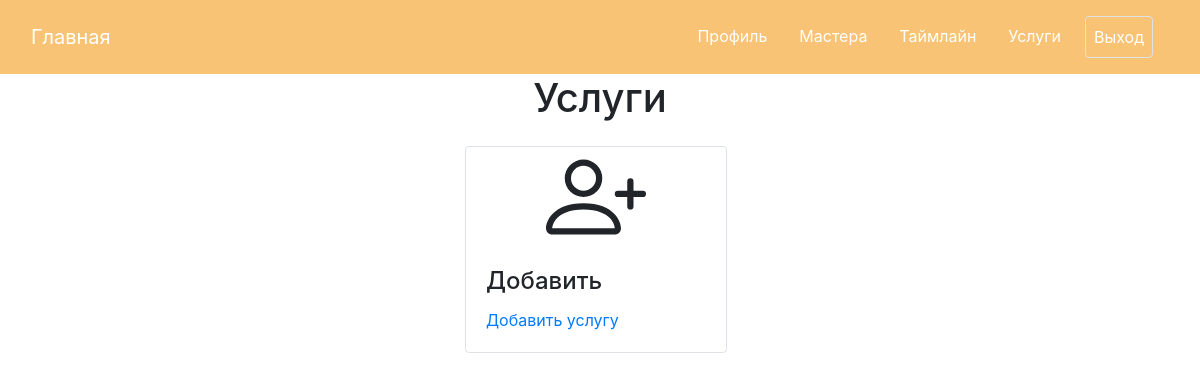
Before: /profile/process (signed in) with the older database file.
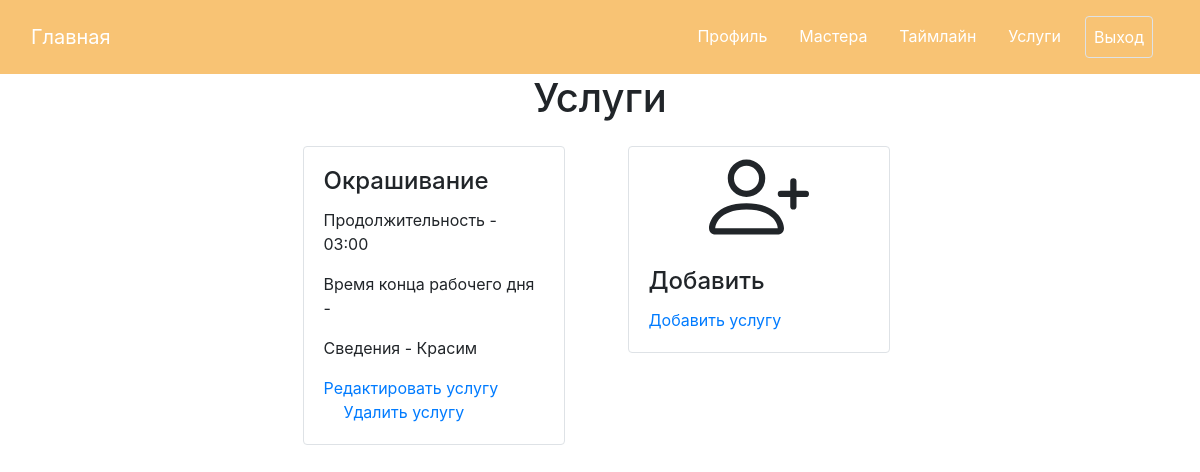
After: the same page with the newer database file.
### data/process.py (models this page shows)
class Process(SqlAlchemyBase):
    __tablename__ = 'processes'
    id = sqlalchemy.Column(sqlalchemy.Integer, primary_key=True, autoincrement=True)
    admin_id = sqlalchemy.Column(sqlalchemy.Integer, sqlalchemy.ForeignKey("admins.id"))
    name = sqlalchemy.Column(sqlalchemy.String, nullable=False)
    duration = sqlalchemy.Column(sqlalchemy.String, nullable=False)  # Format "01:30" один час тридцать минут
    info = sqlalchemy.Column(sqlalchemy.Text, nullable=False)  # Информация об услуге

### main.py (the view)
@app.route("/profile/process")
def process():
    db_sess = db_session.create_session()
    data = db_sess.query(Process).filter(Process.admin_id == current_user.id)
    return render_template('process.html', processes_data=data)

### data/db_session.py (called while the page is built)
def create_session() -> Session:
    global __factory
    return __factory()

### main.py (called while the page is built)
@login_manager.user_loader
def load_user(user_id):
    db_sess = db_session.create_session()
    return db_sess.get(Admin, int(user_id))

### templates/process.html (shortened to what this page needs)
{% extends "base.html" %}
{% block content %}
<div class="text-center">
    <h1>Услуги</h1>
</div>
<div class="card-group ">
    <div class="mx-auto row row-cols-sm-1 row-cols-md-3">
    {% for item in processes_data%}
        <div class="col mx-auto" style="max-width: 350px; min-width: 300px;">
            <div class="card border mr-2 my-3">
                <div class="card-body">
                    <h4 class="card-title">{{item.name}}</h4>
                    <p class="card-text">Продолжительность - {{item.duration}}</p>
                    <p class="card-text">Время конца рабочего дня - {{item.end_work_time}}</p>
                    <p class="card-text">Сведения - {{item.info}}</p>
                    <a class="card-link" href="/profile/change_process/{{item.id}}">Редактировать услугу</a>
                    <a class="card-link" href="/profile/delete_process/{{item.id}}">Удалить услугу</a>
                </div>
            </div>
        </div>
        {% endfor %}
        <div class="col mx-auto" style="max-width: 350px; min-width: 300px;">
            <div class="card border mr-2 my-3">
                <div class="card-img text-center">
                </div>
                <div class="card-body">
                    <h4 class="card-title">Добавить</h4>
                    <a class="card-link" href="/profile/add_process">Добавить услугу</a>
                </div>
            </div>
        </div>
    </div>
</div>
{% endblock %}

### templates/base.html (shortened to what this page needs)
<!doctype html>
<html lang="ru">
<head>
    <link rel="stylesheet"
          href="https://stackpath.bootstrapcdn.com/bootstrap/4.4.1/css/bootstrap.min.css">
    <link rel="stylesheet" href="{{ url_for('static', filename='css/style.css') }}">
</head>
<body>
<header>
    <nav class="navbar navbar-expand-lg navbar-dark p-3" style="background-color: #f8c374;">
        <div class="container-fluid">
          <a class="navbar-brand" href="/">Главная</a>
          <div class="collapse navbar-collapse justify-content-end" id="navbarNavDropdown">
            {% if not current_user.is_authenticated %}
            <ul class="navbar-nav">
              <li class="nav-item mr-3">
                <a class="nav-link active text-center" href="/login">Вход</a>
              </li>
              <li class="nav-item">
                <a class="nav-link active border rounded text-center" href="/register">Регистрация</a>
              </li>
            </ul>
            {% else %}
            <ul class="navbar-nav">
              <li class="nav-item mr-3">
                <a class="nav-link active text-center" href="/profile">Профиль</a>
              </li>
              <li class="nav-item mr-3">
                <a class="nav-link active text-center" href="/profile/masters">Мастера</a>
              </li>
              <li class="nav-item mr-3">
                <a class="nav-link active text-center" href="/profile/timeline">Таймлайн</a>
              </li>
              <li class="nav-item mr-3">
                <a class="nav-link active text-center" href="/profile/process">Услуги</a>
              </li>
              <li class="nav-item mr-3">
                <a class="nav-link active text-center border rounded" href="/logout">Выход</a>
              </li>
            </ul>
            {% endif %}
          </div>
        </div>
      </nav>
</header>
<main role="main">
    {% block content %}{% endblock %}
</main>
</body>
</body>
</html>

### static/css/style.css (style rules this page uses)
* { margin: 0; padding:0; }

Changed rows visible on the page:
added Process: name "Окрашивание", duration "03:00", info "Красим"
